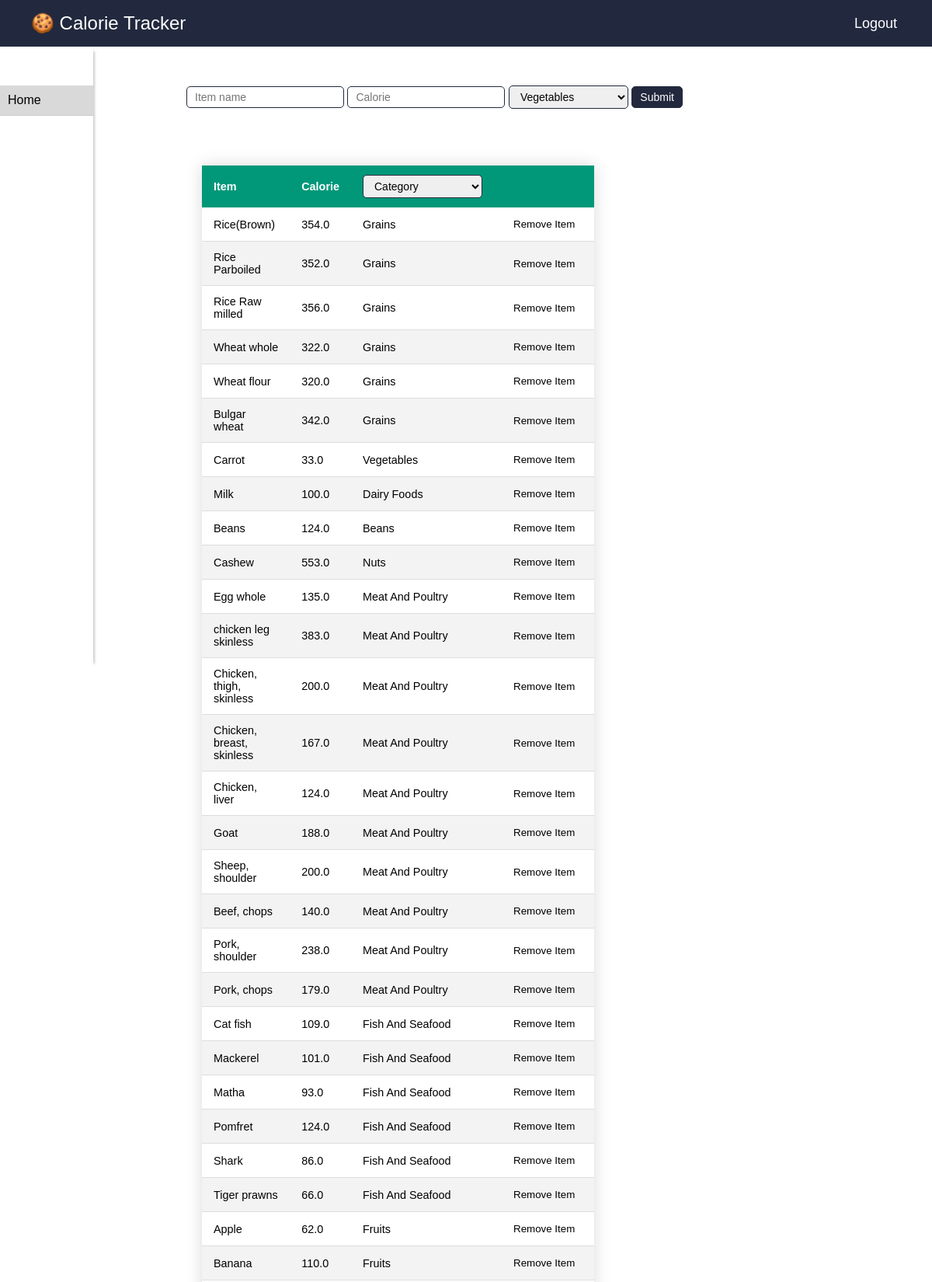
Page /home (signed in, upper part) on the committed database.
### calori/models.py (models this page shows, shortened)
class Item(models.Model):
    CATEGORIES = (
            (0, 'Vegetables'),
            (1, 'Fruits'),
            (2, 'Grains'),
            (3, 'Meat And Poultry'),
            (4, 'Fish And Seafood'),
            (5, 'Dairy Foods'),
            (6, 'Beans'),
            (7, 'Nuts'),
    )
    name = models.CharField(unique=True, max_length=30)
    calories = models.FloatField(default=0)
    created_by = models.ForeignKey(User, on_delete=models.CASCADE)
    is_global = models.BooleanField(default=True)
    category = models.IntegerField(choices=CATEGORIES, default=0)
    in_grams = models.BooleanField(default=True)

### calori/views.py (the view, shortened to what this page needs)
# urls.py: path("home", views.home, name="home"),
def home(request):
    if not request.user.is_authenticated:
        return redirect('/login')
    items = Item.objects.filter(is_global=True)
    if int(request.GET.get('category', -1)) > -1:
        items = items.filter(category=int(request.GET.get('category')))
    context = {
        'object_list': items
    }
    return render(request,'admin-home.html', context=context)

### templates/admin-home.html (shortened to what this page needs)
{% extends 'base.html' %}
{% block content %}
{% load static %}
<link rel="stylesheet" href="{% static 'index.css' %}">
<link rel="stylesheet" href="{% static 'user-home.css' %}">
<div id="header">
    <a href="" id="logo"><span>&#127850</span> Calorie Tracker</a>
    <ul id="menu">
        <a href="/logout">Logout</a>
    </ul>
</div>
<div class="container">
  <div class="sidebar">
    <div class="item active"onclick="location.href='/home'">Home</div>
  </div>
  <div class="content">
    <div class="add-item">
      <form action="item" method="post">
          <input class="add-item-input" type="text" name="item_name" placeholder="Item name">
          <input class="add-item-input" type="text" name="calorie" placeholder="Calorie">
          <select name="category">
            <option value="0">Vegetables</option>
          </select>
          <input class="add-item-input submit-btn" type="submit">
      </form>
      <div>
        {% if messages %}
          {% for message in messages %}
          <p {% if message.tags %} class="error-item-submission"{% endif %}>{{ message }}</p>
          {% endfor %}
        {% else %}
          <p class="error-item-submission dummy">dummy</p>
        {% endif %}
      </div>
    </div>
    <div class="detail row">
        <div class="column">
          <table class="styled-table">
            <thead>
              <tr>
                  <th>Item</th>
                  <th>Calorie</th>
                  <th>
                    <form>
                    <select name="category" onchange="this.form.submit()">
                      <option value="0">Category</option>
                    </select>
                  </form>
                  </th>
                  <th></th>
              </tr>
            </thead>
            <tbody>
              {% for object in object_list %}
              <tr >
                <td class="col-1">{{object.name}}</td>
                <td class="col-2">{{object.calories}}</td>
                <td class="col-3">{{object.get_category_display }}</td>
                <td class="col-4"><form action="item/{{object.id}}/" method="POST"> {% csrf_token %} <input type="submit" value="Remove Item" class="remove-btn" /> </form></td>
              </tr>
              {% endfor %}
            </tbody>
          </table>
        </div>
        <div class="column"></div>
      </div>
  </div>
</div>
{% endblock %}

### static/index.css (style rules this page uses)
* { margin: 0; padding: 0; }
#header { padding: 0 40px; display: flex; justify-content: space-between; align-items: center; height: 60px; background-color: rgb(34 41 62); }
#menu { display: flex; }
#menu a { display: flex; justify-content: space-between; align-items: center; padding-left: 5px; padding-right: 5px; height: 60px; text-decoration: none; color: #fff; font-size: 18px; }
#logo { text-decoration: none; color: #fff; font-size: 24px; }
.container { display: inline-block; }

### static/user-home.css (style rules this page uses)
* { font-family: sans-serif; }
table, th, td { border: 1px solid black; border-collapse: collapse; }
.container { display: flex; justify-content: space-between; }
.content { width: 80%; height: 100vh; }
.sidebar { width: 10%; box-shadow: 8px 0px 3px -6px #ccc; padding-top: 50px; }
.item { padding: 10px; border-bottom: 1px solid #ccc; }
.active { background-color: #d9d9d9; }
.add-item { padding-top: 50px; }
.add-item-input, select { font-size: 14px; padding: 5px 10px; border: 1px solid #22293e; border-radius: 5px; }
.submit-btn { background-color: #22293e; color: #fff; cursor: pointer; }
.error-item-submission { padding-top: 5px; padding-bottom: 5px; color: hsl(0, 93%, 63%); }
.dummy { color: #fff; }
table, th, td { border: 0; }
.styled-table { border-collapse: collapse; border: 0; margin: 25px 0; font-size: 0.9em; font-family: sans-serif; min-width: 400px; box-shadow: 0 0 20px rgba(0, 0, 0, 0.15); }
.styled-table thead tr { background-color: #009879; color: #ffffff; text-align: left; }
.styled-table th, .styled-table td { padding: 12px 15px; }
.styled-table tbody tr { border-bottom: 1px solid #dddddd; }
.styled-table tbody tr:nth-of-type(even) { background-color: #f3f3f3; }
.detail { display: flex; }
.column { float: left; width: 30%; padding: 20px; height: 300px; }
.row:after { content: ""; display: table; clear: both; }
.remove-btn { border: none; padding: 2px 10px; background-color: transparent; }
.col-1 { width: 100px; }
.col-2 { width: 50px; }
.col-3 { width: 150px; }
.col-4 { width: 150px; }

### rows in the picture
Item: name "Rice(Brown)", calories "354.0", category "Grains"
Item: name "Rice Parboiled", calories "352.0", category "Grains"
Item: name "Rice Raw milled", calories "356.0", category "Grains"
Item: name "Wheat whole", calories "322.0", category "Grains"
Item: name "Wheat flour", calories "320.0", category "Grains"
Item: name "Bulgar wheat", calories "342.0", category "Grains"
Item: name "Carrot", calories "33.0", category "Vegetables"
Item: name "Milk", calories "100.0", category "Dairy Foods"
Item: name "Beans", calories "124.0", category "Beans"
Item: name "Cashew", calories "553.0", category "Nuts"
Item: name "Egg whole", calories "135.0", category "Meat And Poultry"
Item: name "chicken leg skinless", calories "383.0", category "Meat And Poultry"
Item: name "Chicken, thigh, skinless", calories "200.0", category "Meat And Poultry"
Item: name "Chicken, breast, skinless", calories "167.0", category "Meat And Poultry"
Item: name "Chicken, liver", calories "124.0", category "Meat And Poultry"
Item: name "Goat", calories "188.0", category "Meat And Poultry"
Item: name "Sheep, shoulder", calories "200.0", category "Meat And Poultry"
Item: name "Beef, chops", calories "140.0", category "Meat And Poultry"
Item: name "Pork, shoulder", calories "238.0", category "Meat And Poultry"
Item: name "Pork, chops", calories "179.0", category "Meat And Poultry"
Item: name "Cat fish", calories "109.0", category "Fish And Seafood"
Item: name "Mackerel", calories "101.0", category "Fish And Seafood"
Item: name "Matha", calories "93.0", category "Fish And Seafood"
Item: name "Pomfret", calories "124.0", category "Fish And Seafood"
Item: name "Shark", calories "86.0", category "Fish And Seafood"
Item: name "Tiger prawns", calories "66.0", category "Fish And Seafood"
Item: name "Apple", calories "62.0", category "Fruits"
Item: name "Banana", calories "110.0", category "Fruits"
